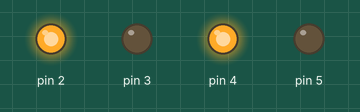
Recording of a sketch running on a simulated Arduino Uno, built with avr-gcc and run on an emulated ATmega328P. Shown: output pins drawn as LEDs (lit = HIGH).

Above: at 0.5 s.
At 2.5 s:
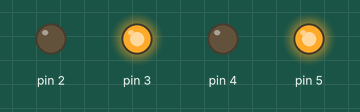
At 3.5 s:
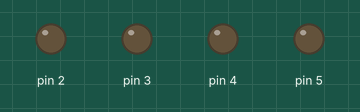
Timing chart, 0 to 5.2 s (numbered marks = the images above):
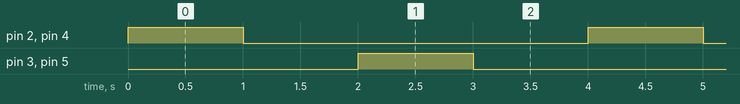

Measured:
- by itself, pin 2–5: alternates HIGH for 1.0 s and LOW for 3.0 s
- by itself, everything shown: repeats every 4.0 s, in 4 steps

The sketch:

ConstrucionDeUnPuenteHparaInvertirGiroDeUnMotor_Pag55_.ino
```cpp
/* TRANSCRITO POR GUSTAVO JARRO CALLIZAYA*/
 /*DEL*/
 /*TEXTO: ROBOTICA CON ARDUINO 2º (SECUNDARIA COMUNITARIA PRODUCTIVA
 * ) "TECHHOME"*/
  /* PRACTICA:CONSTRUCCION DE UN PUENTE H PARA INVERTIR GIRO DE UN MOTOR
   *  PAGINA 55 DEL TEXTO*   */
void setup() {
  // put your setup code here, to run once:
pinMode(2, OUTPUT);
pinMode(3, OUTPUT);
pinMode(4, OUTPUT);
pinMode(5, OUTPUT);
}

void loop() {
  // put your main code here, to run repeatedly:
digitalWrite(2,1);
digitalWrite(3,0);
digitalWrite(4,1);
digitalWrite(5,0);
delay(1000);
digitalWrite(2,0);
digitalWrite(3,0);
digitalWrite(4,0);
digitalWrite(5,0);
delay(1000);
digitalWrite(2,0);
digitalWrite(3,1);
digitalWrite(4,0);
digitalWrite(5,1);
delay(1000);
digitalWrite(2,0);
digitalWrite(3,0);
digitalWrite(4,0);
digitalWrite(5,0);
delay(1000);


}
```
